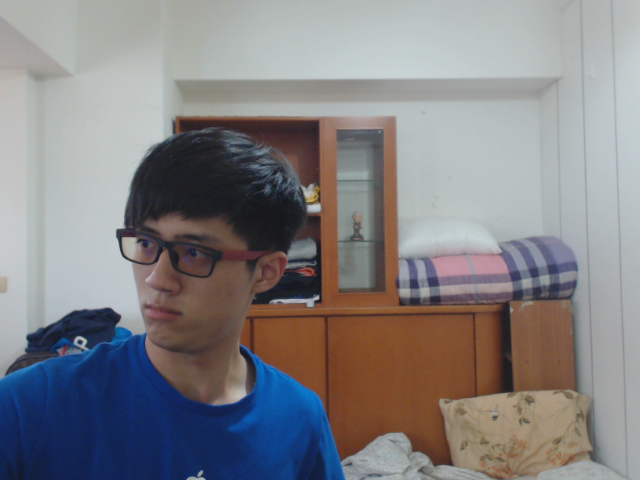
#> input picture stereo_calibration/images/left1.png, 640 x 480 px
$ python stereo_match.py
#> lines starting #> are read from the running program, lines starting #| are printed output that depends on the picture
#!/usr/bin/env python

'''
Simple example of stereo image matching and point cloud generation.

Resulting .ply file cam be easily viewed using MeshLab ( http://meshlab.sourceforge.net/ )
'''

# Python 2/3 compatibility
from __future__ import print_function

import numpy as np
import cv2

if __name__ == '__main__':
    print('loading images...')
    imgL = cv2.imread('images/left1.png')  # downscale images for faster processing
#> imgL is the input picture: shape (480, 640, 3); mean B, G, R 132.1, 129.3, 131
    imgR = cv2.imread('images/right1.png')
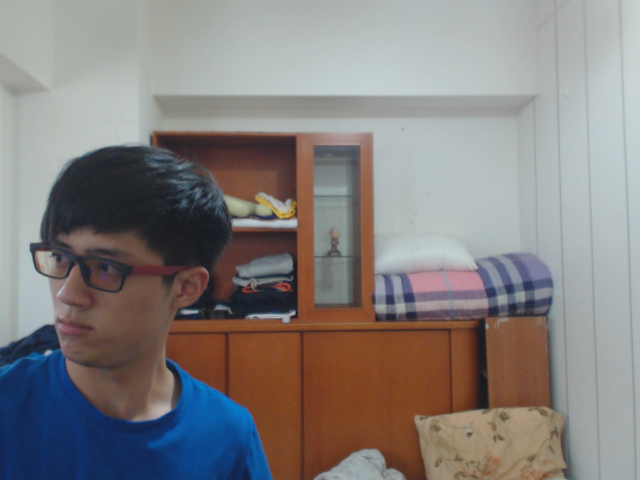
#> input picture stereo_calibration/images/right1.png, 640 x 480 px
#> imgR is the input picture: shape (480, 640, 3); mean B, G, R 126.7, 127.7, 132.1

    stereo = cv2.StereoBM_create(numDisparities=16, blockSize=15)
    # disparity range is tuned for 'aloe' image pair
    """
    window_size = 3
    min_disp = 16
    num_disp = 112-min_disp
    stereo = cv2.StereoSGBM_create(minDisparity = min_disp,
        numDisparities = num_disp,
        blockSize = 16,
        P1 = 8*3*window_size**2,
        P2 = 32*3*window_size**2,
        disp12MaxDiff = 1,
        uniquenessRatio = 10,
        speckleWindowSize = 100,
        speckleRange = 32
    )
    """

    print('computing disparity...')
    #disp = stereo.compute(imgL, imgR).astype(np.float32) / 16.0
    l_gray = cv2.cvtColor(imgL, cv2.COLOR_BGR2GRAY)
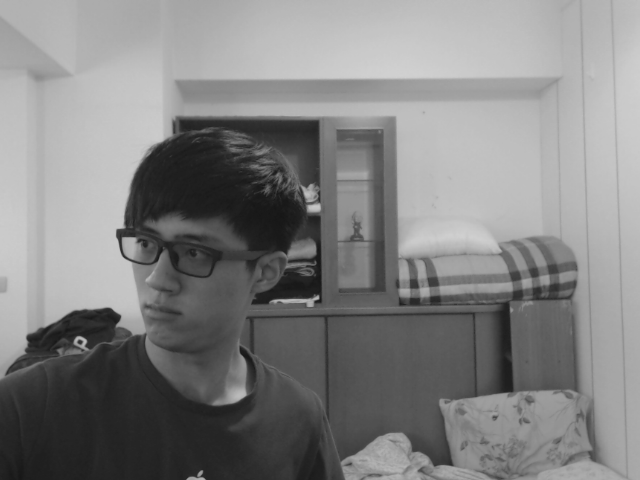
#> l_gray: shape (480, 640); min 22, max 209, mean 130
    r_gray = cv2.cvtColor(imgR, cv2.COLOR_BGR2GRAY)
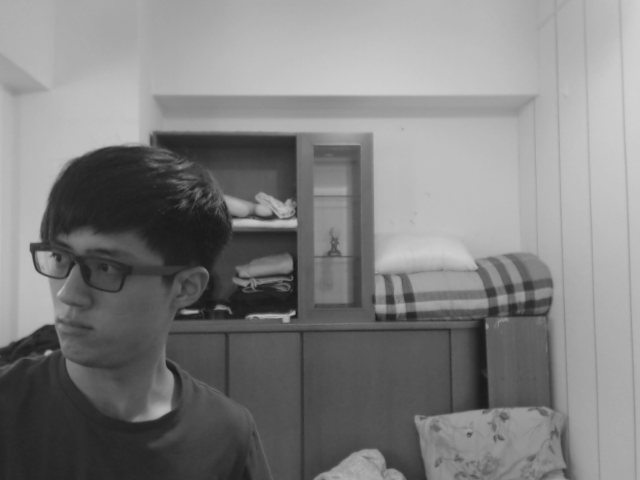
#> r_gray: shape (480, 640); min 25, max 209, mean 128.7
    disp = stereo.compute(l_gray, r_gray)
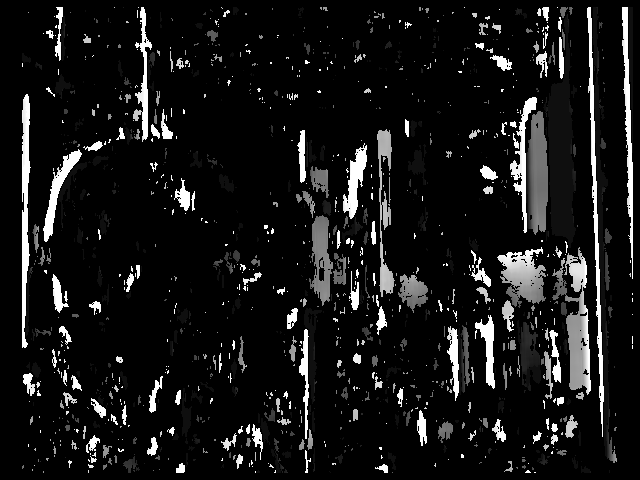
#> disp: shape (480, 640) int16; min -16, max 240, mean 7.2; drawn with min black and max white

    cv2.imshow('left', imgL)
    #cv2.imshow('disparity', (disp-min_disp)/num_disp)
    cv2.imshow('disparity', disp)
    cv2.waitKey()
    cv2.destroyAllWindows()
